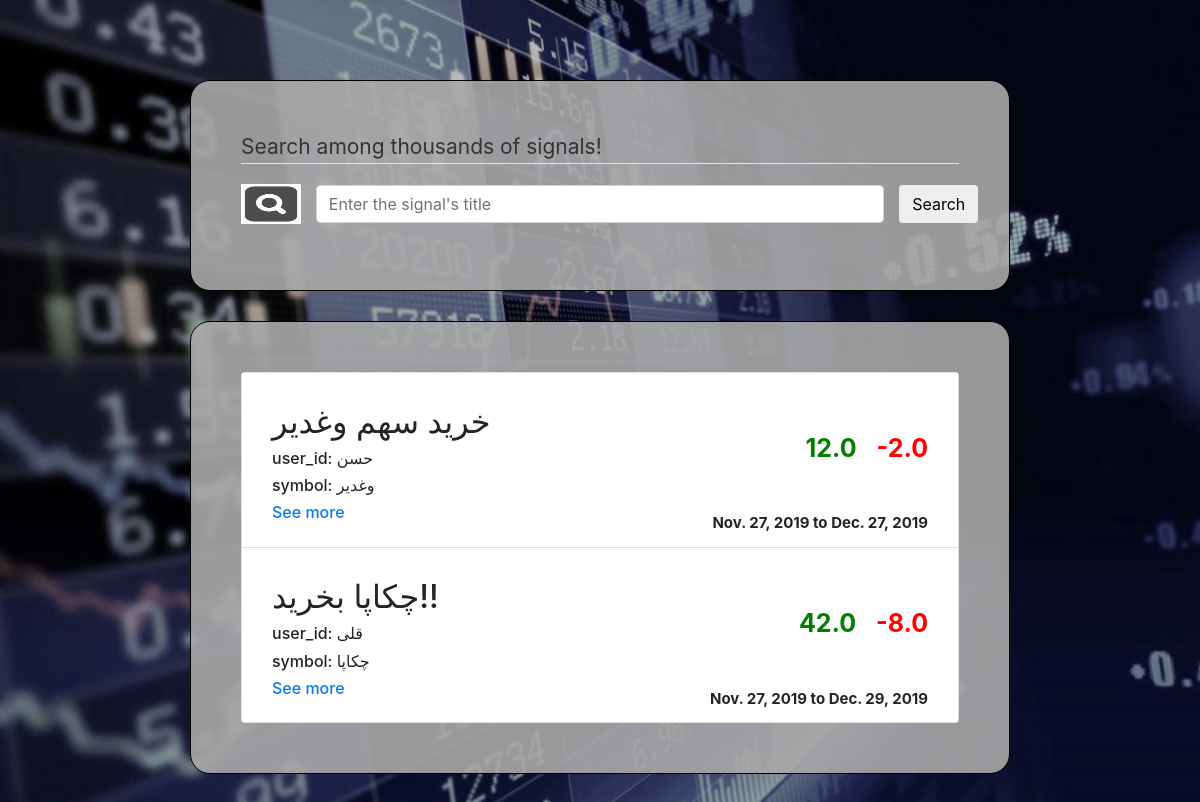
The page /signal/search on the database as committed earlier.
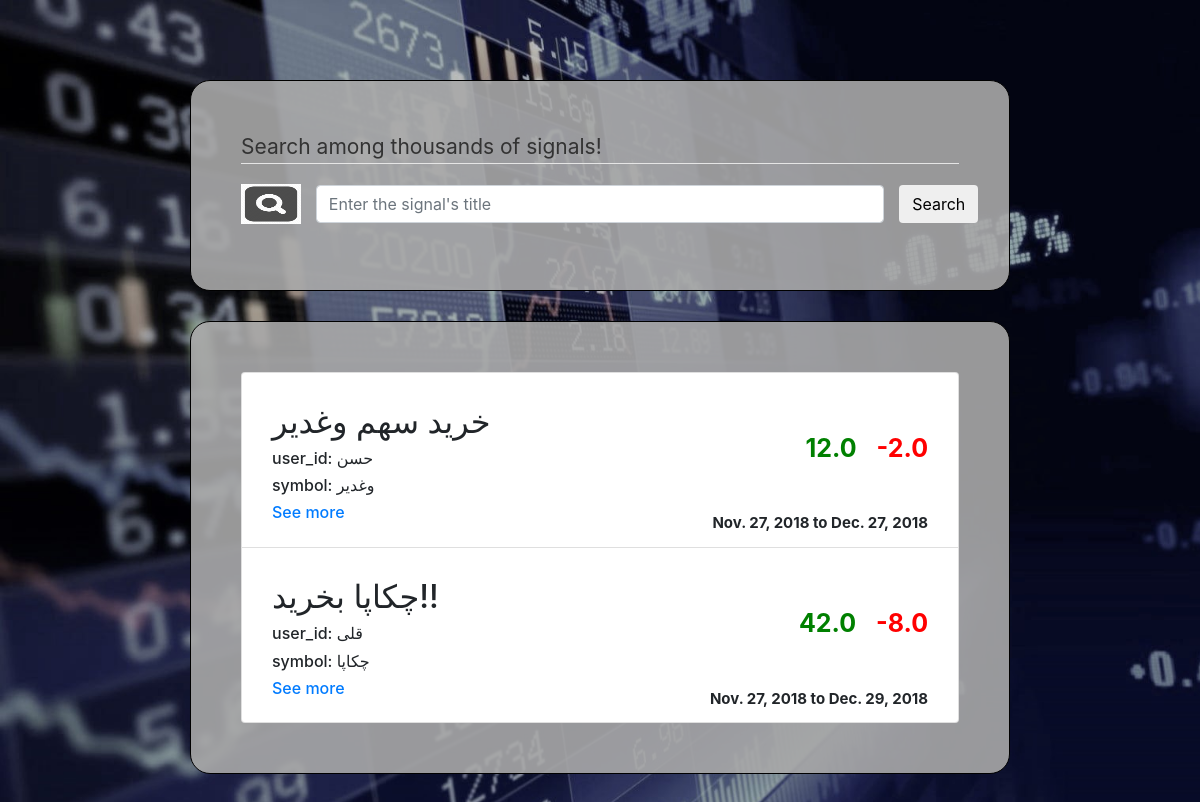
The same page on the database as committed later.
### advertisement/models.py (models this page shows, shortened)
class Signal(models.Model):
    title = models.CharField(max_length=80)
    user_id = models.CharField(max_length=80)
    is_succeeded = models.BooleanField(default=None, blank=True, null=True)
    profit = models.FloatField(default=None, blank=True, null=True)
    start_date = models.DateField()
    close_date = models.DateField()
    expected_return = models.FloatField()
    expected_risk = models.FloatField()
    symbol = models.ForeignKey('Symbol', on_delete=models.CASCADE)
    signaler = models.ForeignKey('Signaler', on_delete=models.CASCADE)

class Symbol(models.Model):
    name = models.CharField(max_length=30)
    def __str__(self):
        return self.name

### advertisement/views.py (the view, shortened to what this page needs)
# urls.py: path('search', views.search, name='search'),
def search(request):
    if request.method == 'GET':
        form = SearchForm()
        ads = Signal.objects.all()
        return render(request, '../templates/search.html', {
            'ads': ads,
            'form': form
        })

### advertisement/forms.py
class SearchForm(forms.Form):
    title = forms.CharField(label='Signal Title', max_length=80,
                            widget=forms.TextInput(
                                attrs={'class': 'form-control', 'placeholder': 'Enter the signal\'s title'}))

### templates/search.html (shortened to what this page needs)
<!DOCTYPE html>
<html lang="en">
{% load staticfiles %}
<head>
    <link rel="stylesheet" href="https://maxcdn.bootstrapcdn.com/bootstrap/4.0.0/css/bootstrap.min.css">
    <link rel="stylesheet" href="{% static 'style.css' %}">
</head>
<body>
<div class="grid">
    <div class="row">
        <div class="col-xs-10 col-md-8 col-lg-8 col-sm-8 offset-xs-1 offset-md-2 offset-lg-2 offset-sm-2 the-box">
            <div class="well bs-component">
                <form method="post" class="form-horizontal">
                    <fieldset>
                        <legend>Search among thousands of signals!</legend>
                        <div class="form-group" style="display: flex; align-items: center;">
                            <img class="col-xs-1 col-sm-1 col-md-1 col-lg-1 control-label"
                                 src="../static/search-icon.png" alt="search icon"
                                 style="width: 40px; height: 40px; padding: 0"/>
                            <div class="col-xs-10 col-sm-10 col-md-10 col-lg-10">{{ form.title }}</div>
                            <button type="submit" value="continue" onclick="location.href='{% url 'search' %}'"
                                    class="btn btn-default">Search
                            </button>
                        </div>
                    </fieldset>
                </form>
            </div>
        </div>
        <div class="col-xs-10 col-md-8 col-lg-8 col-sm-8 offset-xs-1 offset-md-2 offset-lg-2 offset-sm-2 the-box
                list-group table-of-contents" style="margin-top: 30px">
            {% for ad in ads %}
                <div class="list-group-item" onclick="">
                    <div style="display: flex; justify-content: space-between">
                        <div style="float: left; flex-grow: 1" class="search-res">
                            <h2>{{ ad.title }}</h2>
                            <h6>user_id: {{ ad.user_id }}</h6>
                            <h6>symbol: {{ ad.symbol }}</h6>
                            <h6><a href={% url 'advertisement_detail' ad.id %}>See more</a></h6>
                        </div>
                        <p style="float: right; margin: auto 10px; font-size: 25px; font-weight: bold; color: green">{{ ad.expected_return }}</p>
                        <p style="float: right; margin: auto 10px; font-size: 25px; font-weight: bold; color: red">{{ ad.expected_risk }}</p>
                    </div>
                    <p style="float: right; margin: auto 10px; font-size: 15px; font-weight: bold">{{ ad.start_date }} to {{ ad.close_date }}</p>
                </div>
            {% endfor %}
        </div>
    </div>
</div>
</body>
</html>

### static/style.css (style rules this page uses)
body { padding-top: 80px; padding-bottom: 80px; background-image: url("Stock_bg_denim.jpg") ; background-size: cover; background-attachment: fixed; }
legend { display: block; width: 100%; padding: 0; margin-bottom: 20px; font-size: 21px; line-height: inherit; color: #333; border: 0; border-bottom: 1px solid #e5e5e5; }
.the-box { padding: 50px; alignment: center; background: rgba(169, 169, 169, 0.9); border: 1px solid black; border-radius: 20px; }
.search-res h2 { position: relative; top: 18px; left: 10px; }
.search-res h6 { position: relative; top: 18px; left: 10px; }

Rows that differ between the two databases and show on the page:
changed Signal "خرید سهم وغدیر": start_date "Nov. 27, 2019" → "Nov. 27, 2018"; close_date "Dec. 27, 2019" → "Dec. 27, 2018"
changed Signal "چکاپا بخرید!!": start_date "Nov. 27, 2019" → "Nov. 27, 2018"; close_date "Dec. 29, 2019" → "Dec. 29, 2018"
